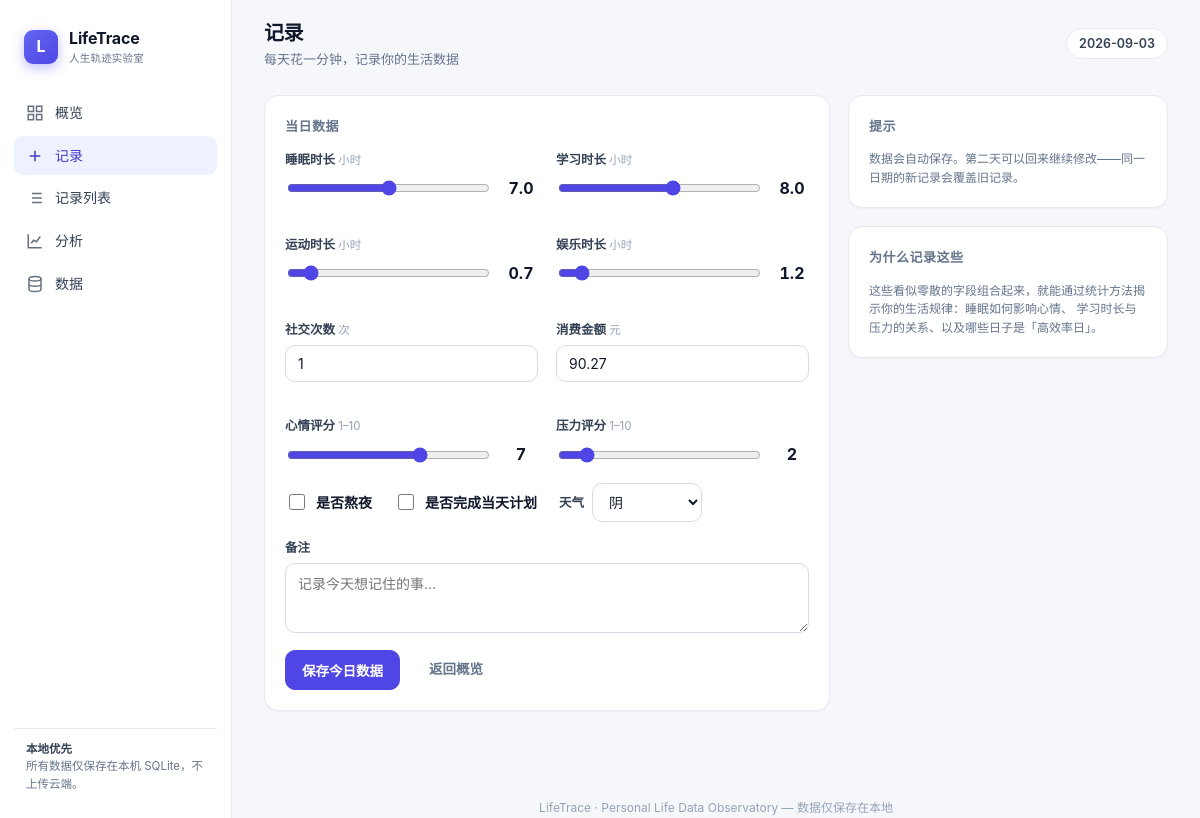
The page /record on the database its author committed.
### app/models.py (models this page shows, shortened)
class DailyRecord(Base):
    __tablename__ = "daily_records"
    id: Mapped[int] = mapped_column(Integer, primary_key=True, index=True)
    date: Mapped[date] = mapped_column(Date, unique=True, index=True, nullable=False)
    sleep_hours: Mapped[float] = mapped_column(Float, default=0.0)
    study_hours: Mapped[float] = mapped_column(Float, default=0.0)
    exercise_hours: Mapped[float] = mapped_column(Float, default=0.0)
    entertainment_hours: Mapped[float] = mapped_column(Float, default=0.0)
    social_count: Mapped[int] = mapped_column(Integer, default=0)
    spending: Mapped[float] = mapped_column(Float, default=0.0)
    mood: Mapped[int] = mapped_column(Integer, default=5)
    stress: Mapped[int] = mapped_column(Integer, default=5)
    stay_up_late: Mapped[bool] = mapped_column(Boolean, default=False)
    plan_completed: Mapped[bool] = mapped_column(Boolean, default=False)
    note: Mapped[str] = mapped_column(Text, default="")
    weather: Mapped[str] = mapped_column(String(64), default="")
    created_at: Mapped[datetime] = mapped_column(DateTime, default=datetime.now)
    updated_at: Mapped[datetime] = mapped_column(
        DateTime, default=datetime.now, onupdate=datetime.now
    )

### app/routers/records.py (the view)
@router.get("/record", response_class=HTMLResponse)
def record_page(request: Request, day: Optional[date] = None, db: Session = Depends(get_db)):
    target = day or date.today()
    record = crud.get_by_date(db, target)
    return templates.TemplateResponse(
        request,
        "record.html",
        {
            "active": "record",
            "target_date": target,
            "record": record,
        },
    )

### templates/record.html (shortened to what this page needs)
{% extends "base.html" %}
{% block content %}
<header class="topbar">
  <div>
    <h1>记录</h1>
    <div class="meta">每天花一分钟，记录你的生活数据</div>
  </div>
  <div class="chip">{{ target_date }}</div>
</header>
<div class="content">
  <div class="grid" style="grid-template-columns: 1fr 320px;">
    <form id="record-form" class="card">
      <div class="card-title">当日数据</div>
      <div class="grid grid-2">
        <div class="field">
          <label>睡眠时长 <span class="hint">小时</span></label>
          <div class="range-wrap">
            <input type="range" name="sleep_hours" min="0" max="14" step="0.5" value="{{ record.sleep_hours if record else 7.0 }}" data-val />
            <span class="range-val">{{ record.sleep_hours if record else 7.0 }}</span>
          </div>
        </div>
        <div class="field">
          <label>学习时长 <span class="hint">小时</span></label>
          <div class="range-wrap">
            <input type="range" name="study_hours" min="0" max="14" step="0.5" value="{{ record.study_hours if record else 4.0 }}" data-val />
            <span class="range-val">{{ record.study_hours if record else 4.0 }}</span>
          </div>
        </div>
        <div class="field">
          <label>运动时长 <span class="hint">小时</span></label>
          <div class="range-wrap">
            <input type="range" name="exercise_hours" min="0" max="6" step="0.5" value="{{ record.exercise_hours if record else 0.5 }}" data-val />
            <span class="range-val">{{ record.exercise_hours if record else 0.5 }}</span>
          </div>
        </div>
        <div class="field">
          <label>娱乐时长 <span class="hint">小时</span></label>
          <div class="range-wrap">
            <input type="range" name="entertainment_hours" min="0" max="12" step="0.5" value="{{ record.entertainment_hours if record else 2.0 }}" data-val />
            <span class="range-val">{{ record.entertainment_hours if record else 2.0 }}</span>
          </div>
        </div>
        <div class="field">
          <label>社交次数 <span class="hint">次</span></label>
          <input type="number" name="social_count" min="0" max="100" value="{{ record.social_count if record else 0 }}" />
        </div>
        <div class="field">
          <label>消费金额 <span class="hint">元</span></label>
          <input type="number" name="spending" min="0" step="0.01" value="{{ record.spending if record else 0 }}" />
        </div>
        <div class="field">
          <label>心情评分 <span class="hint">1–10</span></label>
          <div class="range-wrap">
            <input type="range" name="mood" min="1" max="10" step="1" value="{{ record.mood if record else 6 }}" data-val />
            <span class="range-val">{{ record.mood if record else 6 }}</span>
          </div>
        </div>
        <div class="field">
          <label>压力评分 <span class="hint">1–10</span></label>
          <div class="range-wrap">
            <input type="range" name="stress" min="1" max="10" step="1" value="{{ record.stress if record else 5 }}" data-val />
            <span class="range-val">{{ record.stress if record else 5 }}</span>
          </div>
        </div>
      </div>
      <div class="row" style="gap:22px;margin-bottom:16px;">
        <label style="display:flex;align-items:center;gap:8px;font-weight:600;">
          <input type="checkbox" name="stay_up_late" {{ 'checked' if record and record.stay_up_late else '' }} style="width:16px;height:16px;accent-color:#4f46e5;" /> 是否熬夜
        </label>
        <label style="display:flex;align-items:center;gap:8px;font-weight:600;">
          <input type="checkbox" name="plan_completed" {{ 'checked' if record and record.plan_completed else '' }} style="width:16px;height:16px;accent-color:#10b981;" /> 是否完成当天计划
        </label>
        <div class="field" style="margin:0;flex-direction:row;align-items:center;gap:8px;">
          <label style="margin:0;">天气</label>
          <select name="weather" style="width:auto;min-width:110px;">
            {% set w = record.weather if record else '晴' %}
            {% for opt in ['晴','多云','阴','小雨','大雨','雪'] %}
            <option value="{{ opt }}" {{ 'selected' if w == opt else '' }}>{{ opt }}</option>
            {% endfor %}
          </select>
        </div>
      </div>
      <div class="field">
        <label>备注</label>
        <textarea name="note" placeholder="记录今天想记住的事…">{{ record.note if record else '' }}</textarea>
      </div>
      <div class="row">
        <button type="submit" class="btn primary">保存今日数据</button>
        <a href="/" class="btn ghost">返回概览</a>
      </div>
    </form>
    <div>
      <div class="card">
        <div class="card-title">提示</div>
        <p class="small muted" style="margin:0;">
          数据会自动保存。第二天可以回来继续修改——同一日期的新记录会覆盖旧记录。
        </p>
      </div>
      <div class="card" style="margin-top:18px;">
        <div class="card-title">为什么记录这些</div>
        <p class="small muted" style="margin:0;">
          这些看似零散的字段组合起来，就能通过统计方法揭示你的生活规律：睡眠如何影响心情、
          学习时长与压力的关系、以及哪些日子是「高效率日」。
        </p>
      </div>
    </div>
  </div>
</div>
{% endblock %}

### templates/base.html (shortened to what this page needs)
<!DOCTYPE html>
<html lang="zh-CN">
<head>
  <link rel="stylesheet" href="/static/css/style.css" />
</head>
<body>
  <div class="app">
    <aside class="sidebar">
      <div class="brand">
        <div class="brand-mark">L</div>
        <div>
          <div class="brand-name">LifeTrace</div>
          <div class="brand-sub">人生轨迹实验室</div>
        </div>
      </div>
      <nav class="nav">
        <a href="/" class="nav-item {{ 'active' if active == 'dashboard' else '' }}">
          <svg viewBox="0 0 24 24" fill="none" stroke="currentColor" stroke-width="2"><path d="M3 3h7v7H3zM14 3h7v7h-7zM3 14h7v7H3zM14 14h7v7h-7z"/></svg>
          概览
        </a>
        <a href="/record" class="nav-item {{ 'active' if active == 'record' else '' }}">
          <svg viewBox="0 0 24 24" fill="none" stroke="currentColor" stroke-width="2"><path d="M12 5v14M5 12h14"/></svg>
          记录
        </a>
        <a href="/records" class="nav-item {{ 'active' if active == 'records' else '' }}">
          <svg viewBox="0 0 24 24" fill="none" stroke="currentColor" stroke-width="2"><path d="M8 6h13M8 12h13M8 18h13M3 6h.01M3 12h.01M3 18h.01"/></svg>
          记录列表
        </a>
        <a href="/analysis" class="nav-item {{ 'active' if active == 'analysis' else '' }}">
          <svg viewBox="0 0 24 24" fill="none" stroke="currentColor" stroke-width="2"><path d="M3 3v18h18M7 15l3-4 4 2 5-7"/></svg>
          分析
        </a>
        <a href="/data" class="nav-item {{ 'active' if active == 'data' else '' }}">
          <svg viewBox="0 0 24 24" fill="none" stroke="currentColor" stroke-width="2"><ellipse cx="12" cy="5" rx="8" ry="3"/><path d="M4 5v14c0 1.7 3.6 3 8 3s8-1.3 8-3V5M4 12c0 1.7 3.6 3 8 3s8-1.3 8-3"/></svg>
          数据
        </a>
      </nav>
      <div class="sidebar-footer">
        <strong>本地优先</strong><br />
        所有数据仅保存在本机 SQLite，不上传云端。
      </div>
    </aside>
    <main class="main">
      {% block content %}{% endblock %}
      <div class="footer-note">LifeTrace · Personal Life Data Observatory — 数据仅保存在本地</div>
    </main>
  </div>
</body>
</html>

### rows shown on the page
DailyRecord: sleep_hours "7", sleep_hours "7.0", study_hours "8", study_hours "8.0", exercise_hours "0.5", exercise_hours "0.7", entertainment_hours "1", entertainment_hours "1.2", social_count "1", spending "90.27", mood "7", stress "2"

### other values the page prints
{{ target_date }} "2026-09-03"
form field weather "阴"
